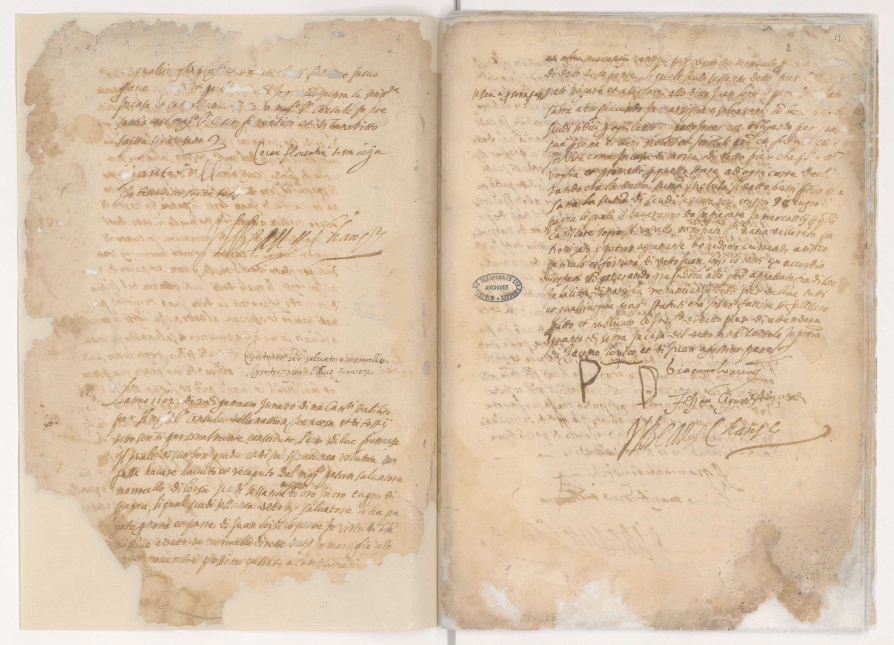
#> input picture 712PO-1-404_Tunis_1602-1607/images/003.jpg, 3575 x 2577 px (shown at 1/4 size)
$ python -i ocr_volume.py   (imports and definitions only)
#> lines starting #> are read from the running program, lines starting #| are printed output that depends on the picture
#!/usr/bin/env python3
"""Re-OCR a two-up photocopy scan (two book pages per PDF page) with Tesseract.

Some volumes are photocopier scans whose embedded OCR is too poor to parse
(skewed pages, lines split in two). This script:

  1. renders each PDF page, finds the gutter and splits it into two book pages;
  2. drops near-empty halves and weak duplicates (pages with a facsimile signature
     were shot twice: once in the spread, once alone);
  3. numbers the book pages (``missing_pages`` in volumes.json lists pages absent
     from the scan);
  4. deskews each page, OCRs it with Tesseract (French + Italian) and rebuilds a
     plain-text layout in which indentation is meaningful, like ``pdftotext -layout``;
  5. writes one text file per printed page to ``ocr/vol<N>/p<page>.txt``.

build_db.py reads those files when a volume has ``"text_source": "ocr/vol<N>"``,
so Tesseract is only needed to (re)create the cache.

Usage: python3 scripts/ocr_volume.py <volume id> [--pages 8-20] [--jobs 4]
Requires: pdftoppm (poppler), tesseract with fra and ita data, Pillow.
"""
import argparse
import json
import os
import re
import statistics
import subprocess
import sys
import tempfile
from concurrent.futures import ThreadPoolExecutor
from pathlib import Path

from PIL import Image, ImageOps

ROOT = Path(__file__).resolve().parent.parent
DPI = 300


# [58 lines left out: functions render, ink_profile, find_gutter, text_layer_words, rotate_point, not called in this run]


def deskew(img):
    """Rotate by the small angle that makes text lines most horizontal."""
    small = ImageOps.invert(img.resize((img.width // 5, img.height // 5)))
    best, best_score = 0.0, -1
    for a10 in range(-30, 31, 3):
        a = a10 / 10
        r = small.rotate(a, fillcolor=0)
        w, h = r.size
        px = r.load()
        rows = [sum(px[x, y] for x in range(0, w, 2)) for y in range(h)]
        score = statistics.pvariance(rows)
        if score > best_score:
            best, best_score = a, score
    return img.rotate(best, fillcolor=255, expand=False), best


# [16 lines left out: function ocr_words, not called in this run]


DATE_TOKEN = re.compile(r"^(?:[0-9iIl]{1,2}(?:er|°|\")?|[—–~-]{1,2}|[sS3]\.|d\.|[a-zéû]{3,5}\.?|1[56][0-9OoiIl]{2})$")
DATE_TEXT = re.compile(r"^(?:[0-9iIl]{1,2}(?:er|°|\")?\s+(?:[—–~-]{1,2}|[a-zéû]{3,5}\.?)|[sS3]\.\s?d\.|[1i][56][0-9OoiIl]{2})$")


# [160 lines left out: functions layout_text, page_number, main, not called in this run]


# [2 lines not run here, left out]

>>> from PIL import Image
>>> picture = Image.open('../712PO-1-404_Tunis_1602-1607/images/003.jpg')
#> picture is the input picture: PIL image 3575x2577 RGB; mean R, G, B 217.8, 195.6, 170.4
>>> result = deskew(picture)
#> in deskew, `small = ImageOps.invert(img.resize((img.width // 5, img.height // 5)))`:
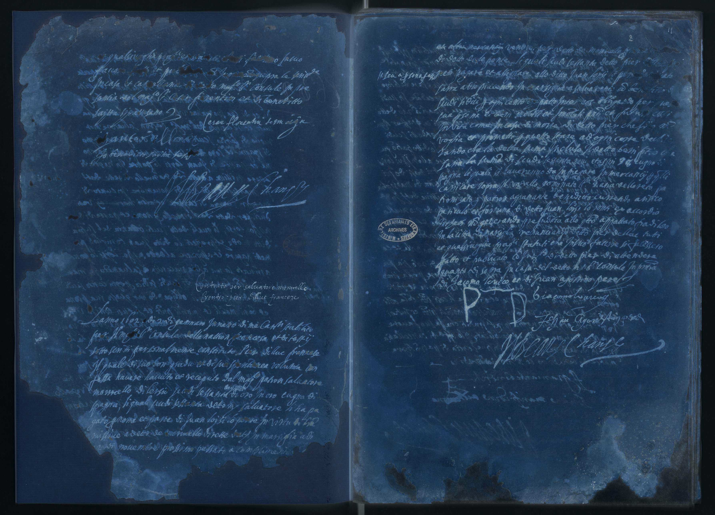
#> small: PIL image 715x515 RGB; mean R, G, B 37.2, 59.4, 84.6
#> the loop in deskew, `for a10 in range(-30, 31, 3):` made 1 pass
#> pass 1, in deskew, `r = small.rotate(a, fillcolor=0)`:
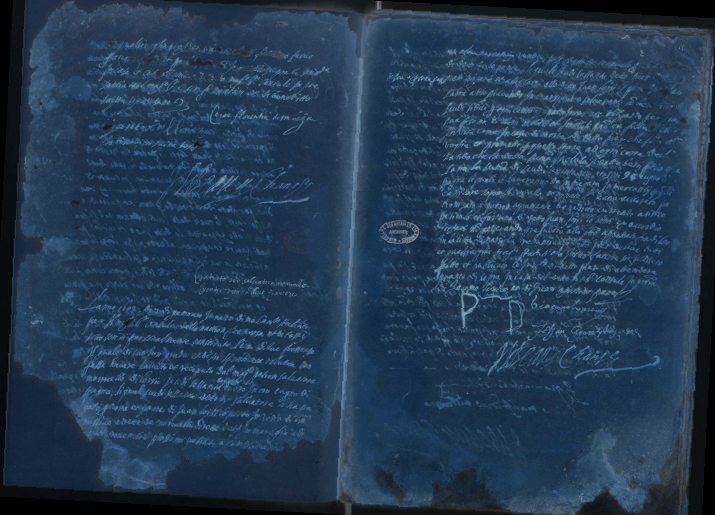
#> r: PIL image 715x515 RGB; mean R, G, B 36.8, 58.8, 83.9
#> after the loop in deskew, `for a10 in range(-30, 31, 3):`: best = 0; best_score = -1
#> (the run stopped early here; a loop or call above may not have finished)

$ run again, on 712PO-1-404_Tunis_1602-1607/images/019.jpg
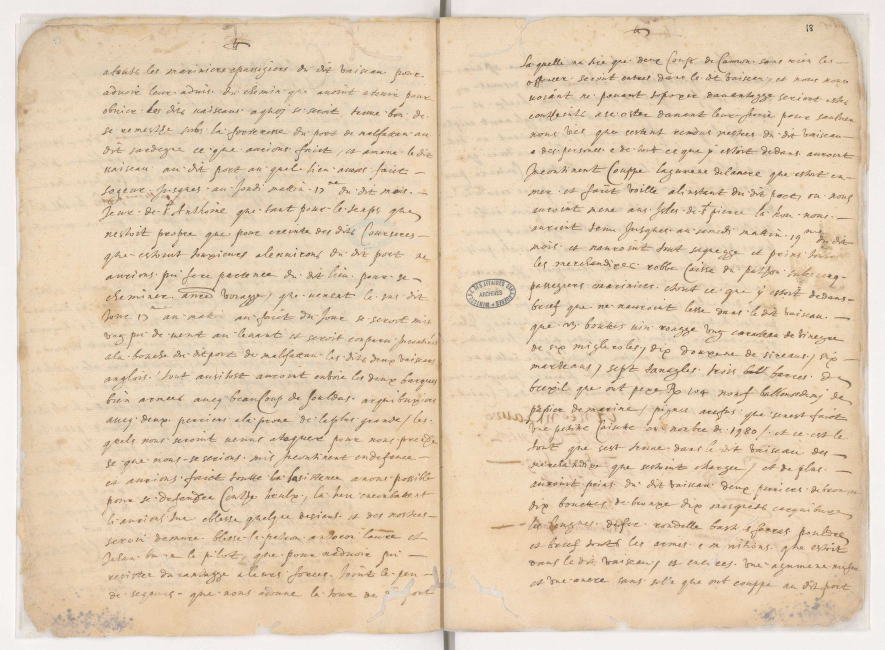
#> input picture 712PO-1-404_Tunis_1602-1607/images/019.jpg, 3539 x 2597 px (shown at 1/4 size)
#> picture is the input picture: PIL image 3539x2597 RGB; mean R, G, B 227.6, 207.4, 181.8
#> in deskew, `small = ImageOps.invert(img.resize((img.width // 5, img.height // 5)))`:
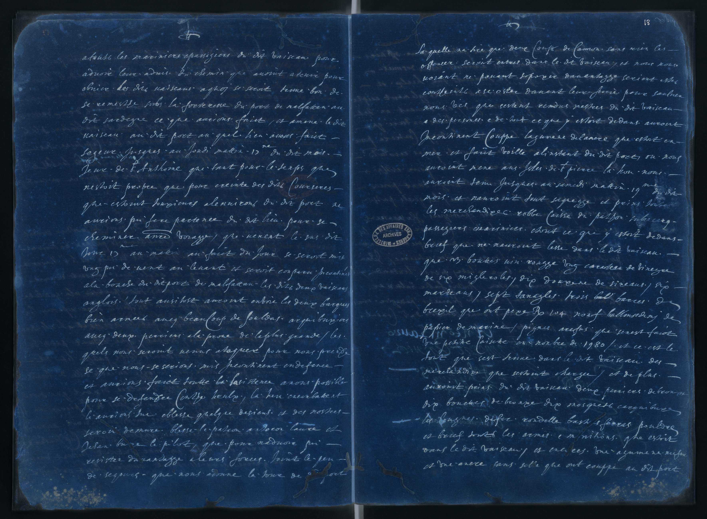
#> small: PIL image 707x519 RGB; mean R, G, B 27.4, 47.6, 73.2
#> the loop in deskew, `for a10 in range(-30, 31, 3):` made 1 pass
#> pass 1, in deskew, `r = small.rotate(a, fillcolor=0)`:
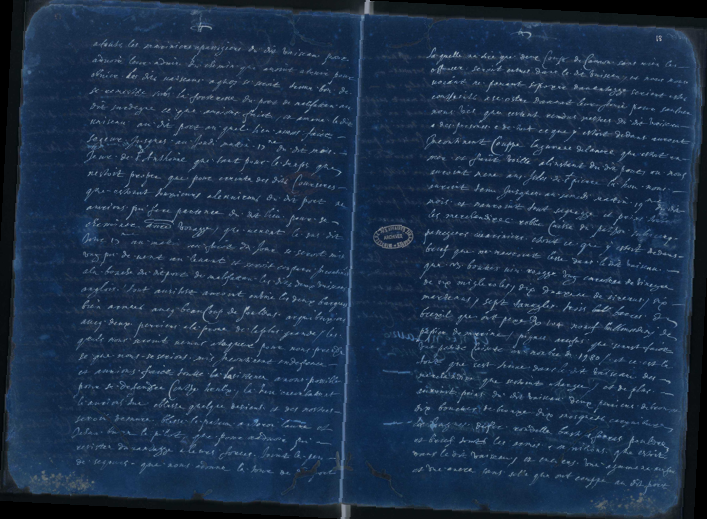
#> r: PIL image 707x519 RGB; mean R, G, B 27.1, 47.1, 72.6
#> after the loop in deskew, `for a10 in range(-30, 31, 3):`: best = 0; best_score = -1

$ run again, on 712PO-1-404_Tunis_1602-1607/images/028.jpg
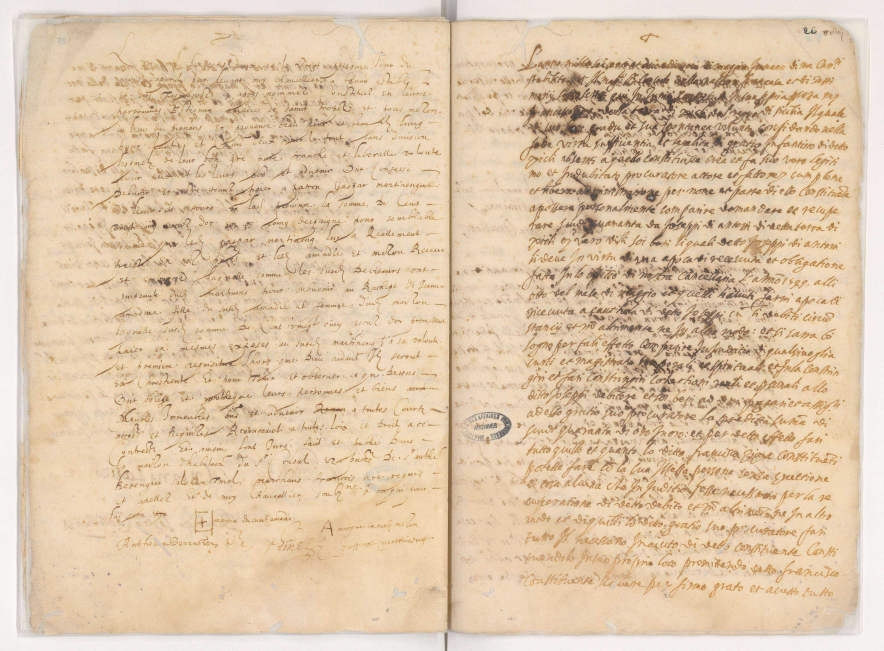
#> input picture 712PO-1-404_Tunis_1602-1607/images/028.jpg, 3534 x 2603 px (shown at 1/4 size)
#> picture is the input picture: PIL image 3534x2603 RGB; mean R, G, B 222.6, 199.1, 170.3
#> in deskew, `small = ImageOps.invert(img.resize((img.width // 5, img.height // 5)))`:
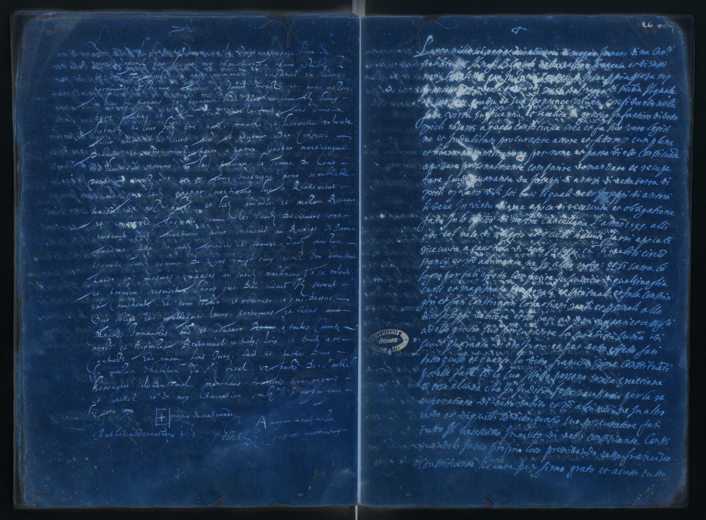
#> small: PIL image 706x520 RGB; mean R, G, B 32.4, 55.9, 84.7
#> the loop in deskew, `for a10 in range(-30, 31, 3):` made 1 pass
#> pass 1, in deskew, `r = small.rotate(a, fillcolor=0)`:
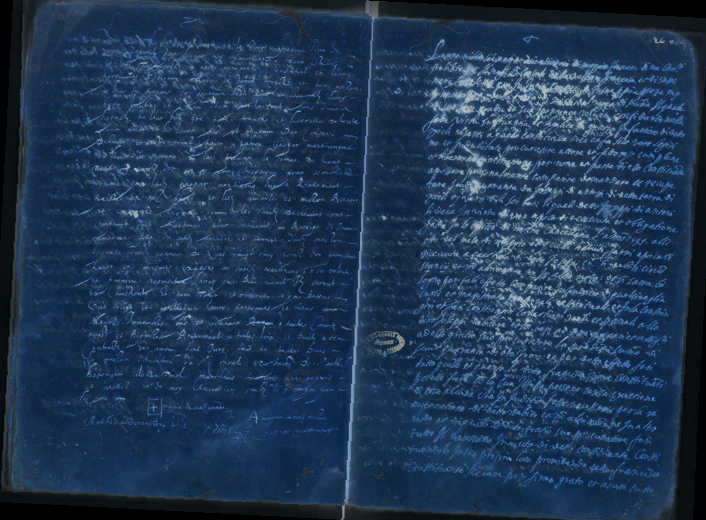
#> r: PIL image 706x520 RGB; mean R, G, B 32, 55.4, 84.1
#> after the loop in deskew, `for a10 in range(-30, 31, 3):`: best = 0; best_score = -1

$ run again, on 712PO-1-404_Tunis_1602-1607/images/030.jpg
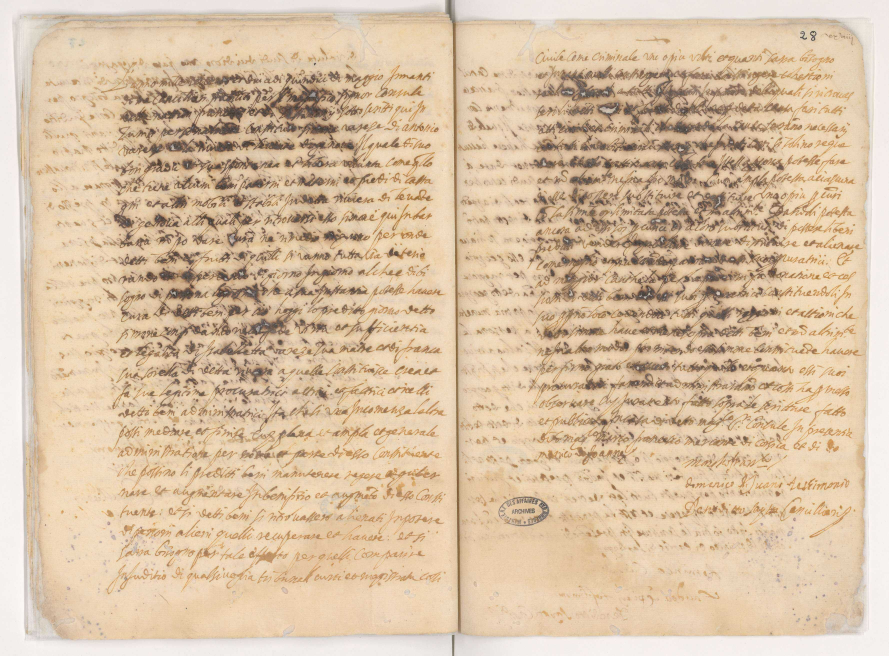
#> input picture 712PO-1-404_Tunis_1602-1607/images/030.jpg, 3556 x 2622 px (shown at 1/4 size)
#> picture is the input picture: PIL image 3556x2622 RGB; mean R, G, B 217.4, 193.3, 165.1
#> in deskew, `small = ImageOps.invert(img.resize((img.width // 5, img.height // 5)))`:
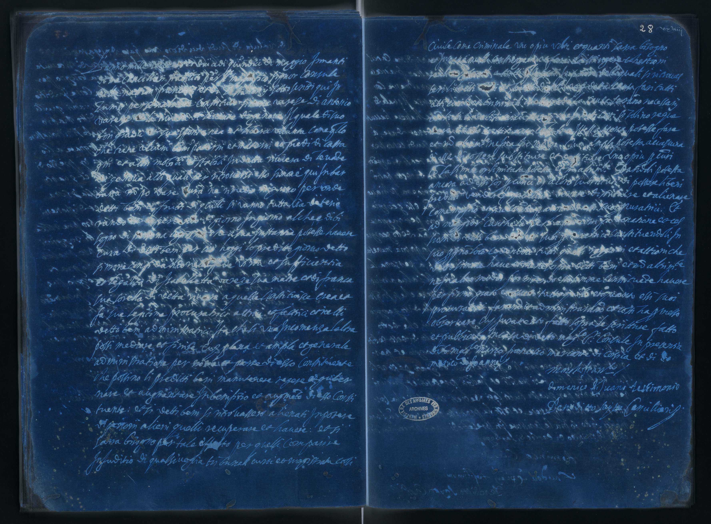
#> small: PIL image 711x524 RGB; mean R, G, B 37.6, 61.7, 89.9
#> the loop in deskew, `for a10 in range(-30, 31, 3):` made 1 pass
#> pass 1, in deskew, `r = small.rotate(a, fillcolor=0)`:
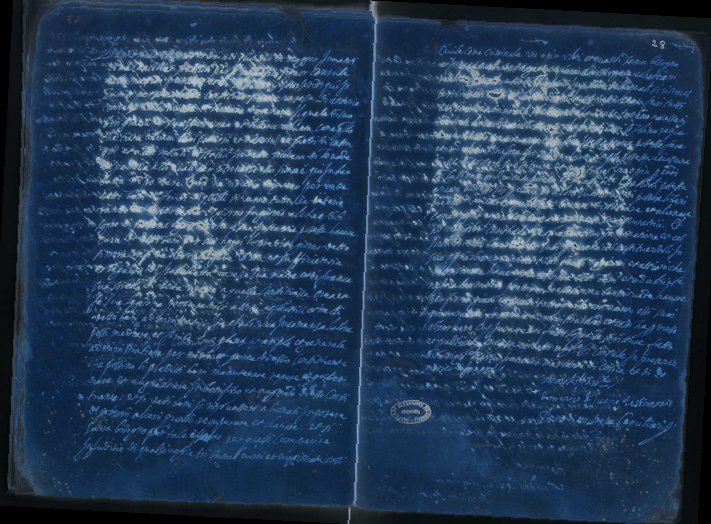
#> r: PIL image 711x524 RGB; mean R, G, B 37.2, 61.2, 89.2
#> after the loop in deskew, `for a10 in range(-30, 31, 3):`: best = 0; best_score = -1
